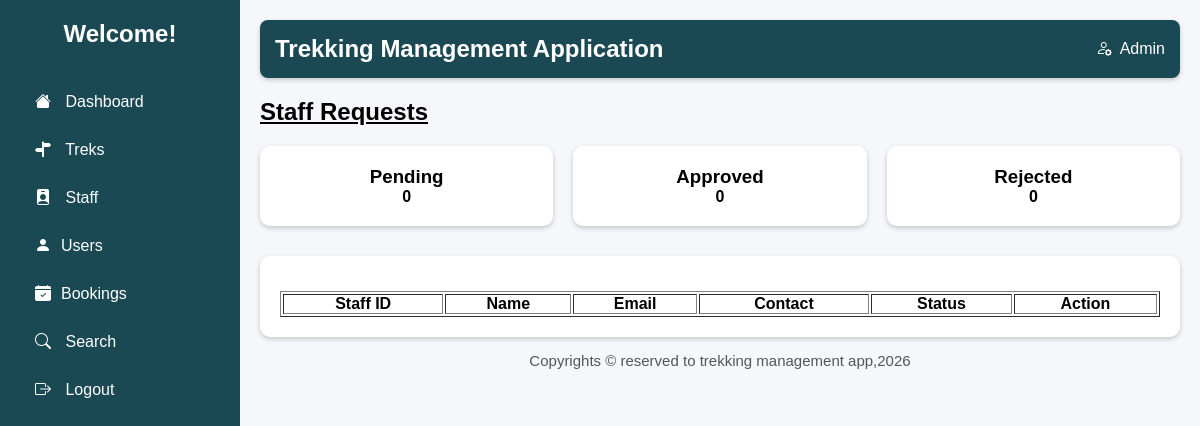
Before: /manage_staff with the older database file.
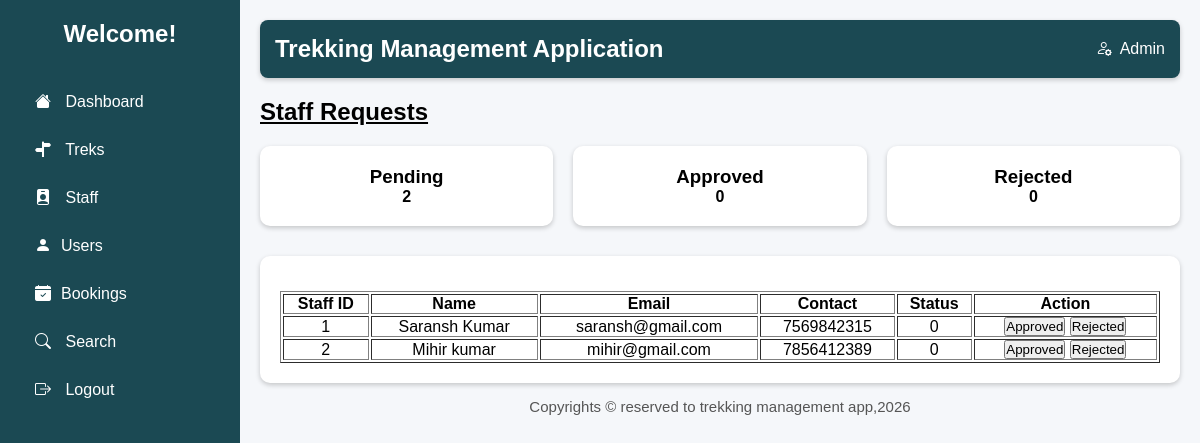
After: the same page with the newer database file.
### models.py (models this page shows)
class TrekStaff(db.Model):
    __tablename__="trek_staff"
    staff_id=db.Column(db.Integer,primary_key=True,autoincrement=True)
    user_id=db.Column(db.Integer,db.ForeignKey('user_credentials.user_id'))
    full_name=db.Column(db.String(100),nullable=False)
    email_id=db.Column(db.String(50),unique=True,nullable=False)
    password=db.Column(db.String(50),nullable=False)
    phone_num=db.Column(db.String(20),nullable=False)
    address=db.Column(db.String(100),nullable=False)
    approval_status=db.Column(db.Integer,nullable=False,default=0) #0-pending,1-approved,2-rejected
    blacklist_status=db.Column(db.Boolean,default=False)

### app.py (the view)
@app.route("/manage_staff")
def admin_mng_staff():
    staff_members=TrekStaff.query.all()
    pending_req = db.session.scalar(db.select(func.count(TrekStaff.staff_id)).where(TrekStaff.approval_status == 0))
    approved_req = db.session.scalar(db.select(func.count(TrekStaff.staff_id)).where(TrekStaff.approval_status == 1))
    rejected_req = db.session.scalar(db.select(func.count(TrekStaff.staff_id)).where(TrekStaff.approval_status == 2))
    stats = {
        "pending_requests": pending_req,
        "approved_requests": approved_req,
        "rejected_requests": rejected_req
    }
    return render_template("admin_manage_staff.html",staff_list=staff_members,stats=stats)

### templates/admin_manage_staff.html (shortened to what this page needs)
<!DOCTYPE html>
<html lang="en">
<head>
    <link rel="stylesheet" href="../static/main.css">
    <link rel="stylesheet" href="https://cdn.jsdelivr.net/npm/bootstrap-icons@1.11.3/font/bootstrap-icons.min.css">
</head>
<body>
    <div class="container">
        <div class="sidebar">
            <h2>Welcome!</h2>
          <ul>
              <li><a href="{{url_for('admin_dash')}}"><i class="bi bi-house-fill"></i> Dashboard</a></li>
                <li><a href="{{url_for('admin_mng_trek')}}"><i class="bi bi-signpost-split-fill"></i> Treks</a></li>
                <li><a href="{{url_for('admin_mng_staff')}}"><i class="bi bi-person-badge-fill"></i> Staff</a></li>
              <li><a href="{{url_for('admin_users')}}"><i class="bi bi-person-fill"></i>Users</a></li>
                <li><a href="{{url_for('admin_mng_bookings')}}"><i class="bi bi-calendar-check-fill"></i>Bookings</a></li>
                <li><a href="{{url_for('search')}}"><i class="bi bi-search"></i> Search</a></li>
                <li><a href="{{url_for('signin')}}"><i class="bi bi-box-arrow-right"></i> Logout</a></li>
            </ul>
        </div>
        <div class="main">
             <header>
                <h2>Trekking Management Application</h2>
                <div class="admin">
                    <i class="bi bi-person-gear"></i>
                     <span>Admin</span>
                </div>
            </header>
            <h2 class="title"><u>Staff Requests</u></h2>
            <div class="cards">
                <div class="card">
                    <h3>Pending</h3>
                    <h4>{{stats.pending_requests}}</h4>
                </div>
                <div class="card">
                    <h3>Approved</h3>
                    <h4>{{stats.approved_requests}}</h4>
                </div>
                <div class="card">
                    <h3>Rejected</h3>
                    <h4>{{stats.rejected_requests}}</h4>
                </div>
            </div>
             <div class="table-box">
             <table border="1">
                <tr>
                    <th>Staff ID</th>
                    <th>Name</th>
                    <th>Email</th>
                    <th>Contact</th>
                    <th>Status</th>
                    <th colspan="2">Action</th>
                </tr>
                {% for staff in staff_list %}
                <tr>
                    <td>{{staff.staff_id}}</td>
                    <td>{{staff.full_name}}</td>
                    <td>{{staff.email_id}}</td>
                    <td>{{staff.phone_num}}</td>
                    <td>{{staff.approval_status}}</td>
                    <td colspan="2">
                        <form method="POST">
                            <button type="submit" formaction="/trekstaff/approve">Approved</button>
                            <button type="submit" formaction="/trekstaff/reject">Rejected</button>
                        </form>
                    </td>
                </tr>
                {% endfor %}
             </table>
            </div>
            <footer>
                Copyrights &copy; reserved to trekking management app,2026
            </footer>
        </div>
    </div>
</body>
</html>

Changed rows visible on the page:
added TrekStaff: staff_id "1", full_name "Saransh Kumar", email_id "saransh@gmail.com", phone_num "7569842315", approval_status "0"
added TrekStaff: staff_id "2", full_name "Mihir kumar", email_id "mihir@gmail.com", phone_num "7856412389", approval_status "0"
Other visible differences:
{{ stats.pending_requests }}: "0" → "2"
